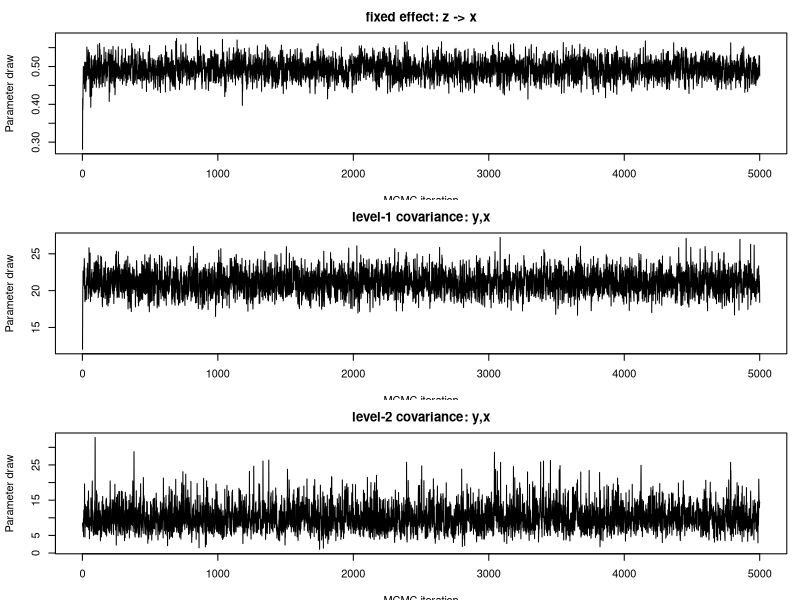
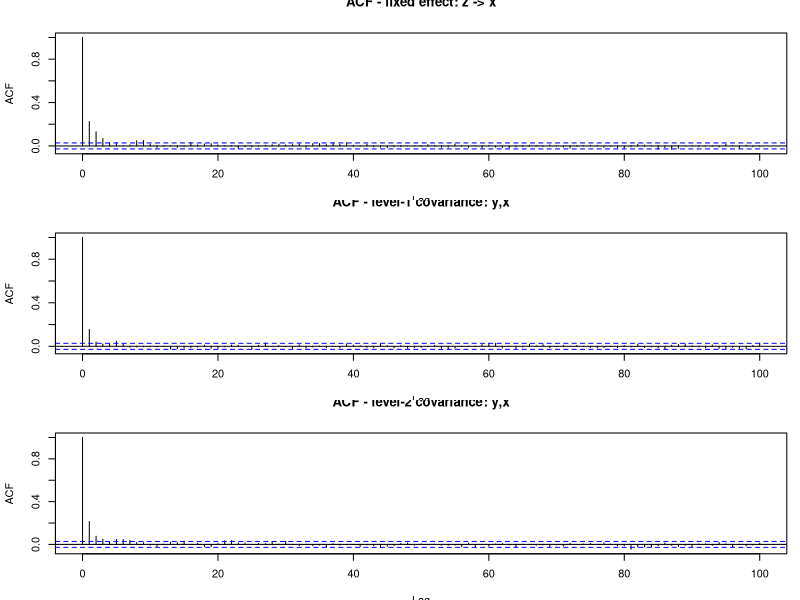
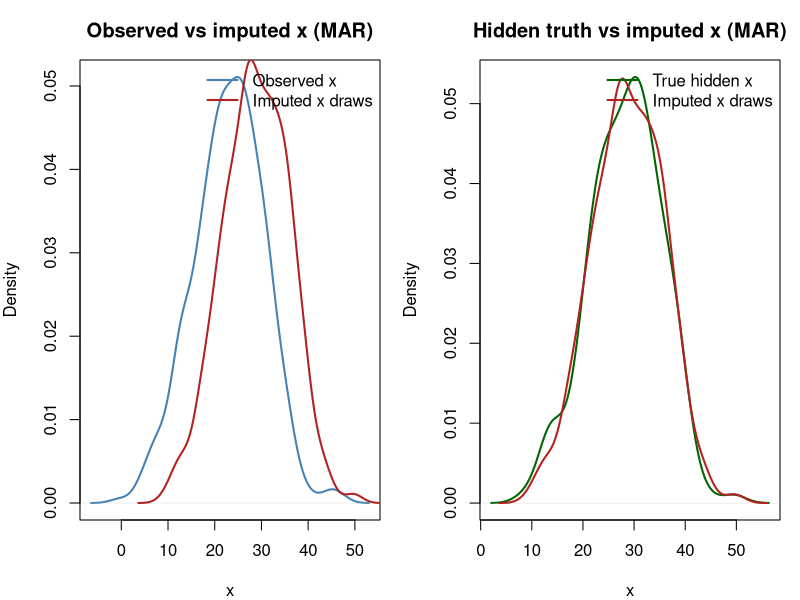

Here is the R script that generated these plots, in order:
# =============================================================================
# A toy demonstration of JOMO (Joint Modelling Multiple Imputation)
# -----------------------------------------------------------------------------
# Goal: show how multilevel joint-model imputation works, how the native jomo
#       code is structured, and how it behaves under MCAR / MAR / MNAR.
#
# The script is deliberately small and heavily annotated. Read it top to
# bottom. Each numbered section maps to one idea. Run it with:
#
#     Rscript jomo_demo.R
#
# or step through it interactively in RStudio.
#
# Required packages: jomo, lme4
# Optional packages: coda (Geweke diagnostic), mitml (alternative pooling)
#
# Outputs:
#   jomo_diagnostics_trace_MAR.png
#   jomo_diagnostics_acf_MAR.png
#   jomo_imputed_vs_true_MAR.png
#
# IMPORTANT SCOPE NOTE:
# This is a MULTILEVEL teaching example, not yet a complete NHANES survey
# implementation. The cluster variable is analogous to a PSU, but jomo's
# `clus` argument does not, by itself, incorporate survey weights or strata.
# =============================================================================

required_packages <- c("jomo", "lme4")
missing_packages <- required_packages[
  !vapply(required_packages, requireNamespace, logical(1), quietly = TRUE)
]

if (length(missing_packages) > 0) {
  stop(
    "Install the required package(s) before running this script: ",
    paste(missing_packages, collapse = ", "),
    "\nRun: install.packages(c(",
    paste(sprintf('"%s"', missing_packages), collapse = ", "),
    "))",
    call. = FALSE
  )
}

library(coda)
library(mitml)

suppressPackageStartupMessages({
  library(jomo)
  library(lme4)
})

set.seed(42)  # same simulated population every time

# Teaching values. These are not recommendations to copy blindly into the
# final NHANES analysis; Section 6 shows how diagnostics inform the choices.
N_IMPUTATIONS <- 5L
DIAGNOSTIC_ITERATIONS <- 5000L
N_BURN <- 1000L
N_BETWEEN <- 1000L

# Set to TRUE after the main continuous example works. Section 11 then adds an
# incomplete binary variable so jomo uses its latent-normal mixed-data model.
RUN_CATEGORICAL_EXTENSION <- TRUE


# =============================================================================
# 0.  WHY SIMULATE A CLUSTERED DATASET?
# -----------------------------------------------------------------------------
# Simulation gives us two things a real incomplete dataset cannot:
#
#   1. the TRUE values that will later be hidden, and
#   2. the TRUE coefficient used to generate the outcome.
#
# We also create genuine clustering. Individuals within the same cluster share
# random intercepts, so their values are correlated. This is the key feature
# that a multilevel imputation model should preserve.
#
# The round trip is:
#   complete clustered data -> create missingness -> impute with jomo ->
#   analyze each completed dataset -> pool -> compare with the known truth.
# =============================================================================


# =============================================================================
# 1.  BUILD A COMPLETE TWO-LEVEL TOY DATASET
# -----------------------------------------------------------------------------
# 40 clusters x 15 people = 600 observations.
#
# Level 2: cluster_id
# Level 1: individual rows within each cluster
#
# The data-generating model is:
#
#   x_ij = 0.5*z_ij + b_xj + e_xij
#
#   y_ij = 2 + 0.8*x_ij + 1.5*z_ij + b_yj + e_yij
#
# where b_xj and b_yj are cluster-specific random intercepts. Our substantive
# analysis question is the fixed effect of x on y. Its TRUE value is 0.8.
#
# `z` and `y` remain fully observed. We create missingness only in `x`, just as
# in the attached MICE example. Although y is complete, it belongs in jomo's
# joint response matrix Y so its association with x helps impute missing x.
# =============================================================================

n_clusters <- 40L
people_per_cluster <- 15L
n <- n_clusters * people_per_cluster

cluster_number <- rep(seq_len(n_clusters), each = people_per_cluster)
cluster_id <- factor(cluster_number)

# Separate cluster effects for x and for the residual part of y.
cluster_effect_x <- rnorm(n_clusters, mean = 0, sd = 3)
cluster_effect_y <- rnorm(n_clusters, mean = 0, sd = 4)

z <- rnorm(n, mean = 50, sd = 10)
x <- 0.5 * z + cluster_effect_x[cluster_number] + rnorm(n, 0, 5)
y <- 2 + 0.8 * x + 1.5 * z +
  cluster_effect_y[cluster_number] + rnorm(n, 0, 3)

# An extra binary variable is generated now but ignored in the main example.
# It is used only if RUN_CATEGORICAL_EXTENSION is changed to TRUE in Section 11.
p_smoke <- plogis(-0.5 + 0.03 * (z - 50) + 0.04 * (x - mean(x)))
smoke <- factor(
  rbinom(n, size = 1, prob = p_smoke),
  levels = c(0, 1),
  labels = c("no", "yes")
)

full <- data.frame(
  cluster_id = cluster_id,
  x = x,
  y = y,
  z = z,
  smoke = smoke
)

TRUE_BETA_X <- 0.8

cat("\n=== Section 1: the complete clustered toy dataset ===\n")
print(head(full, 4))
cat(sprintf("\nRows: %d | clusters: %d | rows per cluster: %d\n",
            nrow(full), nlevels(full$cluster_id), people_per_cluster))


# =============================================================================
# 2.  IMPOSE MISSINGNESS ON x
# -----------------------------------------------------------------------------
# The probability that x is missing is:
#
#   MCAR: unrelated to every variable (a constant-probability coin flip).
#
#   MAR : related to fully OBSERVED y and z. This is a stronger teaching
#         example than making missingness depend only on z: selection on the
#         outcome can bias the complete-case regression, while jomo can use
#         y and z to recover the missing x distribution.
#
#   MNAR: related to x itself. Once x vanishes, the variable driving its
#         missingness is unobserved. Ordinary MAR-based jomo cannot generally
#         repair that without an explicit MNAR sensitivity model.
#
# Each scenario targets approximately 30% missingness.
# =============================================================================

# Convert an arbitrary score into logistic probabilities whose mean is exactly
# `target` before the random missingness draws are made.
probabilities_with_target_mean <- function(score, target = 0.30) {
  score <- as.numeric(scale(score))
  intercept <- uniroot(
    function(a) mean(plogis(a + score)) - target,
    interval = c(-20, 20)
  )$root
  plogis(intercept + score)
}

make_x_missing <- function(data, probability, seed) {
  stopifnot(length(probability) == nrow(data))
  set.seed(seed)
  out <- data
  remove_x <- runif(nrow(data)) < probability
  out$x[remove_x] <- NA_real_
  out
}

# MCAR: constant missingness probability.
p_mcar <- rep(0.30, n)

# MAR: depends on observed y and z. y receives most of the weight because
# outcome-dependent selection makes the complete-case problem easy to see.
mar_score <- 0.85 * as.numeric(scale(y)) + 0.15 * as.numeric(scale(z))
p_mar <- probabilities_with_target_mean(mar_score, target = 0.30)

# MNAR: depends on the value of x that may become unobserved.
p_mnar <- probabilities_with_target_mean(x, target = 0.30)

dat_mcar <- make_x_missing(full, p_mcar, seed = 101)
dat_mar <- make_x_missing(full, p_mar, seed = 102)
dat_mnar <- make_x_missing(full, p_mnar, seed = 103)

cat("\n=== Section 2: how much x is missing in each scenario ===\n")
cat(sprintf("MCAR: %d/%d (%.1f%%) missing\n",
            sum(is.na(dat_mcar$x)), n, 100 * mean(is.na(dat_mcar$x))))
cat(sprintf("MAR : %d/%d (%.1f%%) missing\n",
            sum(is.na(dat_mar$x)), n, 100 * mean(is.na(dat_mar$x))))
cat(sprintf("MNAR: %d/%d (%.1f%%) missing\n",
            sum(is.na(dat_mnar$x)), n, 100 * mean(is.na(dat_mnar$x))))

# A compact missingness-pattern table without requiring the mice package.
cat("\nMissingness pattern for the MAR data:\n")
print(
  as.data.frame(
    table(
      y_observed = !is.na(dat_mar$y),
      x_observed = !is.na(dat_mar$x),
      z_observed = !is.na(dat_mar$z)
    )
  )
)


# =============================================================================
# 3.  DEFINE THE SUBSTANTIVE ANALYSIS AND THE BENCHMARKS
# -----------------------------------------------------------------------------
# The substantive model is a random-intercept linear mixed model:
#
#   y ~ x + z + (1 | cluster_id)
#
# For every missingness scenario we compare:
#
#   (A) COMPLETE DATA : model fitted before any values were removed.
#   (B) COMPLETE CASE : rows with missing x are silently discarded.
#   (C) JOMO          : fit the model in each imputation and pool the results.
#
# The complete-data estimate is not exactly 0.8 because a finite simulated
# sample contains sampling noise. It is the fairest practical benchmark for
# judging what the missing-data methods recovered.
# =============================================================================

fit_analysis_model <- function(data) {
  lme4::lmer(
    y ~ x + z + (1 | cluster_id),
    data = data,
    REML = FALSE,
    na.action = na.omit,
    control = lme4::lmerControl(optimizer = "bobyqa")
  )
}

extract_x_estimate <- function(model) {
  coefficient_table <- summary(model)$coefficients
  c(
    beta_x = unname(coefficient_table["x", "Estimate"]),
    se = unname(coefficient_table["x", "Std. Error"])
  )
}

fit_slope <- function(data) {
  extract_x_estimate(fit_analysis_model(data))
}

truth <- fit_slope(full)

cat("\n=== Section 3: complete-data benchmark ===\n")
cat(sprintf("Generating beta_x: %.3f\n", TRUE_BETA_X))
cat(sprintf("Complete-data estimate: %.3f (SE %.3f)\n",
            truth["beta_x"], truth["se"]))


# =============================================================================
# 4.  TRANSLATE THE DATA INTO JOMO'S INPUTS
# -----------------------------------------------------------------------------
# Native jomo uses matrices/data frames rather than one formula:
#
#   Y    : joint outcomes. Put incomplete variables here. Fully observed y is
#          also placed here so its covariance with x helps impute x.
#
#   X    : fully observed fixed-effect predictors of every joint outcome.
#          Missing values are NOT allowed. An intercept is explicit.
#
#   Z    : predictors attached to random effects. We omit it, so jomo uses its
#          default column of 1s: a random intercept for every joint outcome.
#
#   clus : cluster membership. Supplying this makes the umbrella jomo()
#          function select a two-level imputation engine.
#
# Our joint imputation model is therefore:
#
#   (y_ij, x_ij)' = B'(1, z_ij) + u_j + e_ij
#
# with multivariate-normal level-2 random effects u_j and level-1 residuals
# e_ij. jomo estimates both covariance matrices.
# =============================================================================

make_jomo_inputs <- function(data, include_smoke = FALSE) {
  if (include_smoke) {
    Y <- data.frame(y = data$y, x = data$x, smoke = data$smoke)
  } else {
    Y <- data.frame(y = data$y, x = data$x)
  }

  X <- data.frame(
    intercept = rep(1, nrow(data)),
    z = data$z
  )

  clus <- data.frame(cluster_id = data$cluster_id)

  stopifnot(
    !anyNA(X),
    !anyNA(clus),
    is.numeric(Y$y),
    is.numeric(Y$x)
  )

  list(Y = Y, X = X, clus = clus)
}

inputs_mar <- make_jomo_inputs(dat_mar)

cat("\n=== Section 4: jomo input dimensions for MAR ===\n")
cat(sprintf("Y: %d rows x %d joint outcomes\n",
            nrow(inputs_mar$Y), ncol(inputs_mar$Y)))
cat(sprintf("X: %d rows x %d fixed-effect predictors\n",
            nrow(inputs_mar$X), ncol(inputs_mar$X)))
cat(sprintf("Clusters: %d\n", nlevels(factor(inputs_mar$clus[, 1]))))


# =============================================================================
# 5.  DRY RUN: CHECK THAT JOMO IS FITTING THE INTENDED MODEL
# -----------------------------------------------------------------------------
# The package authors recommend a very short .MCMCchain run before spending
# time on the real sampler. It answers structural questions:
#
#   - Did jomo recognize the data as clustered?
#   - Did it recognize two continuous joint outcomes?
#   - Are the fixed-effect and covariance arrays the expected dimensions?
#
# Two iterations are NOT enough for convergence. This is only a software/model
# specification check.
# =============================================================================

set.seed(500)
dry_run <- jomo::jomo.MCMCchain(
  Y = inputs_mar$Y,
  X = inputs_mar$X,
  clus = inputs_mar$clus,
  nburn = 2L,
  output = 0
)

cat("\n=== Section 5: dry-run output objects ===\n")
dry_dimensions <- lapply(
  dry_run[c("collectbeta", "collectomega", "collectu", "collectcovu")],
  dim
)
print(dry_dimensions)
cat("Expected: beta, level-1 covariance, random effects, and level-2 covariance.\n")


# =============================================================================
# 6.  RUN A LONGER MCMC CHAIN AND CHECK CONVERGENCE
# -----------------------------------------------------------------------------
# WHAT JOMO DOES UNDER THE HOOD:
#   - Unlike MICE, it does not start with a separate regression for each
#     incomplete variable. It posits ONE joint multivariate model.
#   - A Gibbs/data-augmentation sampler repeatedly draws model parameters,
#     covariance matrices, random effects, and missing values from their
#     conditional distributions under that joint model.
#   - The sampler must reach its stationary distribution before we save an
#     imputed dataset.
#
# The .MCMCchain function saves parameter draws instead of returning the final
# multiple imputations. We inspect three representative chains:
#
#   beta(z -> x)           : a fixed-effect parameter
#   residual cov(y, x)     : a level-1 covariance parameter
#   cluster cov(y, x)      : a level-2 covariance parameter
#
# Good signs: no drift, stable variation, reasonable mixing, and an ACF that
# falls toward zero. Inspect several parameters in a real analysis, especially
# covariance parameters, which often mix more slowly than fixed effects.
# =============================================================================

cat(sprintf("\n=== Section 6: running %d diagnostic MCMC iterations (MAR) ===\n",
            DIAGNOSTIC_ITERATIONS))

set.seed(501)
diagnostic_mar <- jomo::jomo.MCMCchain(
  Y = inputs_mar$Y,
  X = inputs_mar$X,
  clus = inputs_mar$clus,
  nburn = DIAGNOSTIC_ITERATIONS,
  output = 0
)

diagnostic_traces <- list(
  `fixed effect: z -> x` = as.numeric(
    diagnostic_mar$collectbeta["z", "x", ]
  ),
  `level-1 covariance: y,x` = as.numeric(
    diagnostic_mar$collectomega["y", "x", ]
  ),
  `level-2 covariance: y,x` = as.numeric(
    diagnostic_mar$collectcovu["y*Z1", "x*Z1", ]
  )
)

png("jomo_diagnostics_trace_MAR.png", width = 1000, height = 900)
par(mfrow = c(3, 1), mar = c(3.5, 4.2, 2.5, 1))
for (trace_name in names(diagnostic_traces)) {
  plot(
    diagnostic_traces[[trace_name]],
    type = "l",
    xlab = "MCMC iteration",
    ylab = "Parameter draw",
    main = trace_name
  )
}
dev.off()

png("jomo_diagnostics_acf_MAR.png", width = 1000, height = 900)
par(mfrow = c(3, 1), mar = c(3.5, 4.2, 2.5, 1))
for (trace_name in names(diagnostic_traces)) {
  acf(
    diagnostic_traces[[trace_name]],
    lag.max = 100,
    main = paste("ACF -", trace_name)
  )
}
dev.off()

# Show the remaining autocorrelation at the proposed distance between saved
# imputations. Values near zero suggest that N_BETWEEN is amply spaced for the
# inspected parameters. Always judge this together with the plots.
acf_at_lag <- function(x, lag) {
  as.numeric(acf(x, plot = FALSE, lag.max = lag)$acf[lag + 1L])
}

spacing_acf <- vapply(
  diagnostic_traces,
  acf_at_lag,
  numeric(1),
  lag = N_BETWEEN
)

cat(sprintf("\nAutocorrelation at proposed nbetween = %d:\n", N_BETWEEN))
print(round(spacing_acf, 3))

# Geweke is optional and complements rather than replaces trace/ACF review.
# A rough screening rule is |z| < 1.96, but passing it does not prove that the
# whole high-dimensional sampler has converged.
if (requireNamespace("coda", quietly = TRUE)) {
  geweke_z <- vapply(
    diagnostic_traces,
    function(x) coda::geweke.diag(coda::mcmc(x))$z,
    numeric(1)
  )
  cat("\nOptional Geweke z-scores:\n")
  print(round(geweke_z, 3))
  cat("Use |z| < 1.96 only as a rough screen; inspect the plots too.\n")
} else {
  cat("\nOptional Geweke diagnostic skipped: package 'coda' is not installed.\n")
}

cat("\nSaved jomo_diagnostics_trace_MAR.png and jomo_diagnostics_acf_MAR.png\n")
cat(sprintf(
  "Demo settings used below: nburn = %d, nbetween = %d, nimp = %d.\n",
  N_BURN, N_BETWEEN, N_IMPUTATIONS
))
cat("Change these only after reviewing your own chain diagnostics.\n")


# =============================================================================
# 7.  GENERATE MULTIPLE IMPUTATIONS WITH JOMO
# -----------------------------------------------------------------------------
# `nburn`    = MCMC updates before the first saved completed dataset.
# `nbetween` = MCMC updates between successive completed datasets.
# `nimp`     = number of completed datasets retained.
#
# WHY nimp = 5 INSTEAD OF 1:
# A single completed dataset hides uncertainty about the missing values.
# Multiple datasets are allowed to disagree. Rubin's rules later combine:
#
#   - within-imputation uncertainty from each fitted model, and
#   - between-imputation uncertainty from disagreement across imputations.
#
# Five is useful for a quick teaching example, not necessarily enough for the
# final NHANES project. The final number should reflect missing information and
# the desired Monte Carlo precision.
# =============================================================================

run_jomo <- function(data, seed) {
  inputs <- make_jomo_inputs(data)
  set.seed(seed)

  jomo::jomo(
    Y = inputs$Y,
    X = inputs$X,
    clus = inputs$clus,
    nburn = N_BURN,
    nbetween = N_BETWEEN,
    nimp = N_IMPUTATIONS,
    meth = "common",  # common level-1 covariance matrix across clusters
    output = 0
  )
}

cat("\n=== Section 7: creating the final imputations ===\n")
imp_mcar <- run_jomo(dat_mcar, seed = 701)
imp_mar <- run_jomo(dat_mar, seed = 702)
imp_mnar <- run_jomo(dat_mnar, seed = 703)

cat("Created MCAR, MAR, and MNAR jomo objects.\n")

# Native jomo returns LONG data:
#   Imputation == 0 : original incomplete data
#   Imputation == 1,...,5 : completed datasets
cat("\nImputation labels in the MAR object:\n")
print(table(imp_mar$Imputation))


# =============================================================================
# 8.  INSPECT THE COMPLETED DATASETS
# -----------------------------------------------------------------------------
# We split jomo's stacked output into a list, restore the analysis-friendly
# cluster_id name, and then verify four basic properties:
#
#   1. all missing x values were filled,
#   2. originally observed x values were not changed,
#   3. imputations differ from one another, and
#   4. the cluster structure is still present.
# =============================================================================

jomo_completed_list <- function(jomo_output) {
  imputation_numbers <- sort(unique(
    jomo_output$Imputation[jomo_output$Imputation > 0]
  ))

  completed <- lapply(imputation_numbers, function(k) {
    out <- jomo_output[jomo_output$Imputation == k, , drop = FALSE]
    out <- out[order(out$id), , drop = FALSE]
    out$cluster_id <- factor(out$clus)
    rownames(out) <- NULL
    out
  })

  names(completed) <- paste0("imputation_", imputation_numbers)
  completed
}

completed_mcar <- jomo_completed_list(imp_mcar)
completed_mar <- jomo_completed_list(imp_mar)
completed_mnar <- jomo_completed_list(imp_mnar)

mar_missing_rows <- which(is.na(dat_mar$x))
mar_observed_rows <- which(!is.na(dat_mar$x))

imputed_x_mar <- vapply(
  completed_mar,
  function(data) data$x[mar_missing_rows],
  numeric(length(mar_missing_rows))
)

cat("\n=== Section 8: first missing x cells across five MAR imputations ===\n")
print(round(head(imputed_x_mar, 6), 2))

all_x_filled <- all(vapply(
  completed_mar,
  function(data) !anyNA(data$x),
  logical(1)
))

largest_change_to_observed_x <- max(vapply(
  completed_mar,
  function(data) max(abs(
    data$x[mar_observed_rows] - dat_mar$x[mar_observed_rows]
  )),
  numeric(1)
))

cat(sprintf("\nAll MAR x values filled: %s\n", all_x_filled))
cat(sprintf("Largest change to an originally observed x: %.12f\n",
            largest_change_to_observed_x))

# A simple intraclass correlation (ICC) check for x. The five imputed ICCs do
# not need to equal the complete-data ICC exactly, but they should retain the
# clear within-cluster dependence instead of treating every row as independent.
icc_x <- function(data) {
  model <- lme4::lmer(
    x ~ 1 + (1 | cluster_id),
    data = data,
    REML = TRUE,
    na.action = na.omit,
    control = lme4::lmerControl(optimizer = "bobyqa")
  )
  variance_table <- as.data.frame(lme4::VarCorr(model))
  between <- variance_table$vcov[variance_table$grp == "cluster_id"][1]
  within <- variance_table$vcov[variance_table$grp == "Residual"][1]
  between / (between + within)
}

complete_icc <- icc_x(full)
imputed_iccs <- vapply(completed_mar, icc_x, numeric(1))

cat(sprintf("\nComplete-data ICC for x: %.3f\n", complete_icc))
cat("ICC for x in each MAR imputation:\n")
print(round(imputed_iccs, 3))

# Compare both observed and truly missing x values with the pooled imputed
# draws. Under MAR, the observed and imputed distributions need not be
# identical: the missing rows were systematically selected using y and z.
observed_x_mar <- dat_mar$x[mar_observed_rows]
true_missing_x_mar <- full$x[mar_missing_rows]
pooled_imputed_x_mar <- as.numeric(imputed_x_mar)

png("jomo_imputed_vs_true_MAR.png", width = 1100, height = 500)
par(mfrow = c(1, 2), mar = c(4, 4, 3, 1))

plot(
  density(observed_x_mar),
  lwd = 2,
  col = "steelblue",
  main = "Observed vs imputed x (MAR)",
  xlab = "x"
)
lines(density(pooled_imputed_x_mar), lwd = 2, col = "firebrick")
legend(
  "topright",
  legend = c("Observed x", "Imputed x draws"),
  col = c("steelblue", "firebrick"),
  lwd = 2,
  bty = "n"
)

plot(
  density(true_missing_x_mar),
  lwd = 2,
  col = "darkgreen",
  main = "Hidden truth vs imputed x (MAR)",
  xlab = "x"
)
lines(density(pooled_imputed_x_mar), lwd = 2, col = "firebrick")
legend(
  "topright",
  legend = c("True hidden x", "Imputed x draws"),
  col = c("darkgreen", "firebrick"),
  lwd = 2,
  bty = "n"
)

dev.off()
cat("\nSaved jomo_imputed_vs_true_MAR.png\n")


# =============================================================================
# 9.  FIT EACH IMPUTED DATASET AND POOL WITH RUBIN'S RULES
# -----------------------------------------------------------------------------
# The substantive analysis model is fitted separately to all five completed
# datasets. Nothing is pooled until all five model fits exist.
#
# For the x coefficient:
#
#   Qbar = average of the five coefficient estimates
#   Ubar = average of the five estimated variances (SE^2)
#   B    = variance of the five coefficient estimates
#   T    = Ubar + (1 + 1/m)*B
#
# The total SE is sqrt(T). The B term is the extra uncertainty caused by not
# knowing the missing x values. A single imputation would omit that term.
#
# This helper implements the standard large-sample Rubin pooling formulas so
# the arithmetic is visible. In the full project we can use mitml or another
# tested pooling layer, especially for multi-parameter tests and small-sample
# degrees-of-freedom adjustments.
# =============================================================================

fit_all_imputations <- function(completed_list) {
  lapply(completed_list, fit_analysis_model)
}

pool_x_with_rubin <- function(fitted_models) {
  m <- length(fitted_models)

  estimates <- vapply(
    fitted_models,
    function(model) unname(lme4::fixef(model)["x"]),
    numeric(1)
  )

  variances <- vapply(
    fitted_models,
    function(model) unname(as.matrix(stats::vcov(model))["x", "x"]),
    numeric(1)
  )

  q_bar <- mean(estimates)
  u_bar <- mean(variances)
  b <- stats::var(estimates)
  total_variance <- u_bar + (1 + 1 / m) * b
  pooled_se <- sqrt(total_variance)

  if (b <= .Machine$double.eps) {
    relative_increase <- 0
    df <- Inf
    fmi <- 0
  } else {
    relative_increase <- ((1 + 1 / m) * b) / u_bar
    df <- (m - 1) * (1 + 1 / relative_increase)^2
    fmi <- (relative_increase + 2 / (df + 3)) /
      (relative_increase + 1)
  }

  critical_value <- stats::qt(0.975, df = df)

  list(
    estimates = estimates,
    variances = variances,
    summary = c(
      beta_x = q_bar,
      se = pooled_se,
      df = df,
      fmi = fmi,
      ci_low = q_bar - critical_value * pooled_se,
      ci_high = q_bar + critical_value * pooled_se,
      within_variance = u_bar,
      between_variance = b,
      total_variance = total_variance
    )
  )
}

fits_mcar <- fit_all_imputations(completed_mcar)
fits_mar <- fit_all_imputations(completed_mar)
fits_mnar <- fit_all_imputations(completed_mnar)

pool_mcar <- pool_x_with_rubin(fits_mcar)
pool_mar <- pool_x_with_rubin(fits_mar)
pool_mnar <- pool_x_with_rubin(fits_mnar)

# The same native jomo output can instead be handed to mitml. This is the
# package-supported route to use later when you want more general pooled tests:
#
if (requireNamespace("mitml", quietly = TRUE)) {
  imp_mar_mitml <- mitml::jomo2mitml.list(imp_mar)
  fits_mar_mitml <- with(
    imp_mar_mitml,
    lme4::lmer(y ~ x + z + (1 | clus), REML = FALSE)
  )
  print(mitml::testEstimates(fits_mar_mitml))
}

cat("\n=== Section 9: the five MAR estimates before pooling ===\n")
print(round(pool_mar$estimates, 4))

cat("\nMAR Rubin components:\n")
cat(sprintf("Average estimate (Qbar)      : %.4f\n", pool_mar$summary["beta_x"]))
cat(sprintf("Within-imputation variance  : %.6f\n",
            pool_mar$summary["within_variance"]))
cat(sprintf("Between-imputation variance : %.6f\n",
            pool_mar$summary["between_variance"]))
cat(sprintf("Total variance              : %.6f\n",
            pool_mar$summary["total_variance"]))
cat(sprintf("Pooled SE                   : %.4f\n", pool_mar$summary["se"]))
cat(sprintf("Fraction missing information: %.3f\n", pool_mar$summary["fmi"]))


# =============================================================================
# 10. COMPARE COMPLETE DATA, COMPLETE CASES, AND JOMO
# -----------------------------------------------------------------------------
# What we expect across repeated simulations:
#
#   MCAR: complete cases and jomo are both approximately unbiased. Jomo can
#         recover information and therefore may improve efficiency.
#
#   MAR : complete-case analysis can be biased here because whether x is
#         observed depends on y. Jomo conditions on the observed y and z and
#         should move the estimate back toward the complete-data result.
#
#   MNAR: ordinary jomo and complete-case analysis can both be biased. The
#         missingness still depends on the unseen x after conditioning on the
#         imputation variables. A plausible-looking SE cannot repair a wrong
#         missingness assumption.
#
# One random toy sample will not reproduce the exact theoretical ordering every
# time. Judge the pattern, not whether every printed decimal is perfect.
# =============================================================================

normal_ci <- function(estimate, se) {
  estimate + c(-1, 1) * stats::qnorm(0.975) * se
}

comparison_rows <- function(scenario, incomplete_data, pooled_object) {
  cc <- fit_slope(incomplete_data)
  mi <- pooled_object$summary

  truth_ci <- normal_ci(truth["beta_x"], truth["se"])
  cc_ci <- normal_ci(cc["beta_x"], cc["se"])

  rbind(
    data.frame(
      scenario = scenario,
      method = "complete data",
      beta_x = unname(truth["beta_x"]),
      se = unname(truth["se"]),
      df = NA_real_,
      fmi = NA_real_,
      ci_low = truth_ci[1],
      ci_high = truth_ci[2]
    ),
    data.frame(
      scenario = scenario,
      method = "complete case",
      beta_x = unname(cc["beta_x"]),
      se = unname(cc["se"]),
      df = NA_real_,
      fmi = NA_real_,
      ci_low = cc_ci[1],
      ci_high = cc_ci[2]
    ),
    data.frame(
      scenario = scenario,
      method = "jomo pooled",
      beta_x = unname(mi["beta_x"]),
      se = unname(mi["se"]),
      df = unname(mi["df"]),
      fmi = unname(mi["fmi"]),
      ci_low = unname(mi["ci_low"]),
      ci_high = unname(mi["ci_high"])
    )
  )
}

results <- rbind(
  comparison_rows("MCAR", dat_mcar, pool_mcar),
  comparison_rows("MAR", dat_mar, pool_mar),
  comparison_rows("MNAR", dat_mnar, pool_mnar)
)

results$bias_from_generating_beta <- results$beta_x - TRUE_BETA_X
results$difference_from_complete_data <- results$beta_x - truth["beta_x"]
rownames(results) <- NULL

cat("\n=== Section 10: THE PAYOFF TABLE (generating beta_x = 0.8) ===\n")
print(format(results, digits = 3, nsmall = 3), row.names = FALSE)

cat("\nHow to read the table:\n")
cat(" * Compare beta_x with both 0.800 and the finite-sample complete-data row.\n")
cat(" * MCAR: CC and jomo should both be approximately unbiased.\n")
cat(" * MAR : jomo should usually recover more of the outcome-dependent loss.\n")
cat(" * MNAR: neither ordinary MAR-based approach is guaranteed to recover truth.\n")
cat(" * FMI quantifies how much pooled uncertainty is attributable to missingness.\n")


# =============================================================================
# 11. OPTIONAL: ADD AN INCOMPLETE BINARY VARIABLE
# -----------------------------------------------------------------------------
# Change RUN_CATEGORICAL_EXTENSION near the top to TRUE after the continuous
# example is understood. jomo will see numeric y/x plus factor smoke and select
# a mixed-data engine (jomo1ranmix). It represents binary smoke with an
# underlying latent normal variable during MCMC, then converts imputed latent
# draws back to the observed categories.
#
# This block demonstrates data-type handling only. If smoke were part of the
# substantive analysis, that analysis would also need to be fitted and pooled.
#
# WHAT A SUCCESSFUL DEMONSTRATION SHOULD SHOW:
#   1. jomo reports that it selected jomo1ranmix.
#   2. Every deleted smoke value is filled, while observed smoke values remain
#      unchanged.
#   3. The completed yes/no proportions are reasonably close to the original
#      complete-data proportions, including among the rows deliberately hidden.
#      They should not match exactly because each imputation is a random draw.
#   4. At least some hidden smoke values vary across imputations. That variation
#      represents uncertainty; identical completed datasets would be suspicious.
#   5. The smoke.1 coefficients and covariances printed by jomo are on an
#      underlying latent-normal scale, not the scale of a logistic regression.
#      Its level-1 variance is fixed at 1 for identification, which is expected.
#
# In a real dataset the hidden truth is unavailable. We would instead compare
# observed and imputed distributions, inspect relationships with key variables,
# diagnose the mixed-data MCMC chains, and pool any substantive smoke analysis.
# Exact recovery of each person's true category is not the goal of multiple
# imputation; recovery of distributions, relationships, and uncertainty is.
# =============================================================================

if (RUN_CATEGORICAL_EXTENSION) {
  mixed_data <- dat_mar

  # Save the complete smoking values before hiding any of them. This is possible
  # only because this is a simulation and gives us a benchmark for recovery.
  smoke_truth <- mixed_data$smoke
  smoke_levels <- levels(smoke_truth)

  set.seed(1101)
  remove_smoke <- runif(nrow(mixed_data)) < 0.20
  mixed_data$smoke[remove_smoke] <- NA

  mixed_inputs <- make_jomo_inputs(mixed_data, include_smoke = TRUE)

  stopifnot(is.factor(mixed_inputs$Y$smoke))

  cat("\n=== Section 11: optional continuous + binary imputation ===\n")
  cat(sprintf("Missing smoke values: %d\n", sum(is.na(mixed_data$smoke))))
  cat("jomo should report that it selected jomo1ranmix.\n")

  set.seed(1102)
  imp_mixed <- jomo::jomo(
    Y = mixed_inputs$Y,
    X = mixed_inputs$X,
    clus = mixed_inputs$clus,
    nburn = N_BURN,
    nbetween = N_BETWEEN,
    nimp = N_IMPUTATIONS,
    meth = "common",
    output = 1
  )

  completed_mixed <- jomo_completed_list(imp_mixed)

  # Basic integrity checks. Both should be TRUE.
  all_smoke_filled <- all(vapply(
    completed_mixed,
    function(data) !anyNA(data$smoke),
    logical(1)
  ))

  observed_smoke_unchanged <- all(vapply(
    completed_mixed,
    function(data) identical(
      as.character(data$smoke[!remove_smoke]),
      as.character(smoke_truth[!remove_smoke])
    ),
    logical(1)
  ))

  cat("\nSmoke imputation integrity checks:\n")
  cat(sprintf("All missing smoke values filled: %s\n", all_smoke_filled))
  cat(sprintf("Originally observed smoke values unchanged: %s\n",
              observed_smoke_unchanged))

  # Compare the full-sample category distribution with the original truth.
  # The mean-imputation row should be close to complete_truth. Exact equality is
  # neither required nor expected.
  smoke_proportions <- function(values) {
    proportions <- prop.table(table(factor(values, levels = smoke_levels)))
    stats::setNames(as.numeric(proportions), smoke_levels)
  }

  completed_smoke_distributions <- do.call(
    rbind,
    lapply(completed_mixed, function(data) smoke_proportions(data$smoke))
  )

  smoke_distribution_comparison <- rbind(
    complete_truth = smoke_proportions(smoke_truth),
    observed_after_deletion = smoke_proportions(mixed_data$smoke),
    completed_smoke_distributions,
    mean_imputation = colMeans(completed_smoke_distributions)
  )

  cat("\nFull-sample smoke distribution comparison:\n")
  print(round(smoke_distribution_comparison, 3))

  # The full-sample comparison is dominated by values that were never missing.
  # This second table focuses only on the deliberately hidden rows. Across the
  # five imputations, imputed_yes should fluctuate around true_yes rather than
  # reproduce it exactly in every dataset.
  true_yes_hidden <- mean(smoke_truth[remove_smoke] == "yes")
  imputed_yes_hidden <- vapply(
    completed_mixed,
    function(data) mean(data$smoke[remove_smoke] == "yes"),
    numeric(1)
  )

  hidden_smoke_recovery <- data.frame(
    imputation = names(completed_mixed),
    true_yes = rep(true_yes_hidden, length(completed_mixed)),
    imputed_yes = imputed_yes_hidden,
    difference = imputed_yes_hidden - true_yes_hidden,
    row.names = NULL
  )

  cat("\nRecovery among the deliberately hidden smoke values:\n")
  print(transform(
    hidden_smoke_recovery,
    true_yes = round(true_yes, 3),
    imputed_yes = round(imputed_yes, 3),
    difference = round(difference, 3)
  ), row.names = FALSE)

  # Multiple imputations should encode uncertainty. This reports the percentage
  # of hidden people whose imputed category is not identical in all five sets.
  imputed_smoke_matrix <- vapply(
    completed_mixed,
    function(data) as.character(data$smoke[remove_smoke]),
    character(sum(remove_smoke))
  )
  percent_hidden_varying <- 100 * mean(apply(
    imputed_smoke_matrix,
    1,
    function(values) length(unique(values)) > 1
  ))

  cat(sprintf(
    "Hidden smoke values varying across imputations: %.1f%%\n",
    percent_hidden_varying
  ))
}


# =============================================================================
# 12. WHAT THIS DOES -- AND DOES NOT -- ESTABLISH FOR NHANES
# -----------------------------------------------------------------------------
# This example establishes the mechanics needed for the next project step:
#
#   - create Y / X / clus inputs,
#   - preserve a two-level dependence structure,
#   - run a dry check,
#   - diagnose MCMC convergence,
#   - choose nburn / nbetween,
#   - create multiple completed datasets,
#   - fit and pool the substantive model.
#
# It does NOT establish that setting clus = PSU fully incorporates the NHANES
# sample design. For the real project we still need to decide, justify, and
# test how to handle:
#
#   - a verified unique PSU identifier within the combined cycles,
#   - strata,
#   - examination/interview/subsample weights,
#   - survey-weighted substantive analyses after imputation, and
#   - whether design variables enter as fixed predictors, grouping variables,
#     or through some other survey-aware imputation strategy.
#
# Ordinary jomo assumes MAR given the imputation-model information. MCAR was a
# convenient first scenario, not an assumption required by the method. MNAR
# requires explicit sensitivity analysis rather than a standard jomo run.
# =============================================================================

cat("\nDone. Re-read Sections 4, 6, 7, 9, 10, and 12 for the teach-back.\n")
cat("Core sentence: jomo fits one multilevel joint distribution, uses MCMC to\n")
cat("draw missing values and parameters, and Rubin's rules carry imputation\n")
cat("uncertainty into the final pooled estimate.\n")
